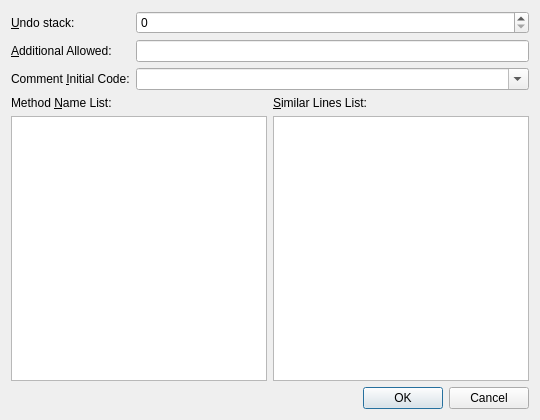
<?xml version="1.0" encoding="UTF-8"?>
<ui version="4.0">
 <class>ProjectSettingsDialog</class>
 <widget class="QDialog" name="ProjectSettingsDialog">
  <property name="geometry">
   <rect>
    <x>0</x>
    <y>0</y>
    <width>540</width>
    <height>420</height>
   </rect>
  </property>
  <property name="windowTitle">
   <string>Project Settings</string>
  </property>
  <layout class="QVBoxLayout" name="mainLayout">
   <item>
    <layout class="QFormLayout" name="topForm">
     <item row="0" column="0">
      <widget class="QLabel" name="labelUndoStack">
       <property name="text">
        <string>&amp;Undo stack:</string>
       </property>
       <property name="buddy">
        <cstring>spinUndoStack</cstring>
       </property>
      </widget>
     </item>
     <item row="0" column="1">
      <widget class="QSpinBox" name="spinUndoStack">
       <property name="minimum">
        <number>0</number>
       </property>
       <property name="maximum">
        <number>100</number>
       </property>
      </widget>
     </item>
     <item row="1" column="0">
      <widget class="QLabel" name="labelAdditionalAllowed">
       <property name="text">
        <string>&amp;Additional Allowed:</string>
       </property>
       <property name="buddy">
        <cstring>lineEditAdditionalAllowed</cstring>
       </property>
      </widget>
     </item>
     <item row="1" column="1">
      <widget class="QLineEdit" name="lineEditAdditionalAllowed"/>
     </item>
     <item row="2" column="0">
      <widget class="QLabel" name="labelCommentInitialCode">
       <property name="text">
        <string>Comment &amp;Initial Code:</string>
       </property>
       <property name="buddy">
        <cstring>comboCommentInitialCode</cstring>
       </property>
      </widget>
     </item>
     <item row="2" column="1">
      <widget class="QComboBox" name="comboCommentInitialCode">
       <property name="editable">
        <bool>true</bool>
       </property>
       <item>
        <property name="text">
         <string/>
        </property>
       </item>
       <item>
        <property name="text">
         <string>// TODO: Enter code for method '@'</string>
        </property>
       </item>
       <item>
        <property name="text">
         <string>// TODO Implement: Enter code for method '@'</string>
        </property>
       </item>
      </widget>
     </item>
    </layout>
   </item>
   <item>
    <layout class="QHBoxLayout" name="listsRow">
     <item>
      <layout class="QVBoxLayout" name="methodNameCol">
       <item>
        <widget class="QLabel" name="labelMethodNameList">
         <property name="text">
          <string>Method &amp;Name List:</string>
         </property>
         <property name="buddy">
          <cstring>plainTextMethodNameList</cstring>
         </property>
        </widget>
       </item>
       <item>
        <widget class="QPlainTextEdit" name="plainTextMethodNameList"/>
       </item>
      </layout>
     </item>
     <item>
      <layout class="QVBoxLayout" name="similarLinesCol">
       <item>
        <widget class="QLabel" name="labelSimilarLinesList">
         <property name="text">
          <string>&amp;Similar Lines List:</string>
         </property>
         <property name="buddy">
          <cstring>plainTextSimilarLinesList</cstring>
         </property>
        </widget>
       </item>
       <item>
        <widget class="QPlainTextEdit" name="plainTextSimilarLinesList"/>
       </item>
      </layout>
     </item>
    </layout>
   </item>
   <item>
    <widget class="QDialogButtonBox" name="buttonBox">
     <property name="orientation">
      <enum>Qt::Orientation::Horizontal</enum>
     </property>
     <property name="standardButtons">
      <set>QDialogButtonBox::StandardButton::Cancel|QDialogButtonBox::StandardButton::Ok</set>
     </property>
    </widget>
   </item>
  </layout>
 </widget>
 <resources/>
 <connections/>
</ui>
